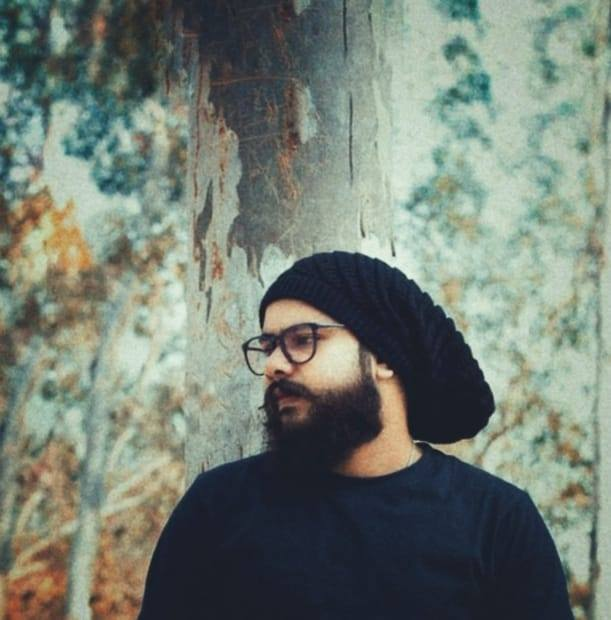
#> input picture images/dp.jpg, 611 x 620 px
$ python -i qz.py   (imports and definitions only)   (older library calls are emulated)
#> lines starting #> are read from the running program, lines starting #| are printed output that depends on the picture
### db.py
import mysql.connector

class DBhelper:
    def __init__(self):
        try:
            self.con=mysql.connector.connect(host='localhost',user='root',password='',database='quizapp')
            self.mycursor=self.con.cursor()
            print("Connected to DB")
        except Exception as e:
            print(e)

    # [69 lines left out: functions check_login, insert_user, quiz_set, fetch_questions, check_db, score_update and 1 more, not called in this run]


#obj=DBhelper()

### qz.py
from tkinter import *
import tkinter as tk
from db import  DBhelper
from tkinter import messagebox
from tkinter import filedialog
from PIL import Image,ImageTk
import time
import shutil, os

class quizapp:


    def __init__(self):
        self.db = DBhelper()
        self.root = Tk()

        self.root.title("My Quiz App")

        self.root.configure(background="#043CFA")

        self.root.minsize(1000,600)
        self.root.maxsize(1000,600)

        self.load_gui()

    def load_gui(self):
        self.clear()

        self.label1 = Label(self.root, text="Quiz App", fg="cyan", bg="#043CFA")
        self.label1.configure(font=("Times", 30, "bold"))
        self.label1.pack(pady=(10, 20))

        self.label2 = Label(self.root, text="Email", fg="white", bg="#043CFA")
        self.label2.configure(font=("Times", 20, "italic"))
        self.label2.pack(pady=(5, 5))

        self.emailinput = Entry(self.root)
        self.emailinput.configure(font=("Times",20,"italic"))
        self.emailinput.pack(pady=(0, 40), ipadx=40, ipady=5)

        self.label3 = Label(self.root, text="Password", fg="white", bg="#043CFA")
        self.label3.configure(font=("Times", 20, "italic"))
        self.label3.pack(pady=(0, 5))

        self.password = Entry(self.root)
        self.password.configure(font=("Times", 20, "italic"))
        self.password.pack(pady=(0, 20), ipadx=40, ipady=5)

        self.login = Button(self.root, text="Login", bg="white", command=lambda: self.log_in())
        self.login.configure(font=("Times", 20))
        self.login.pack(pady=(0, 50), ipadx=50, ipady=4)

        self.label4 = Label(self.root, text="Not Registered?", fg="white", bg="#043CFA")
        self.label4.configure(font=("Times", 20, "italic"))
        self.label4.pack(pady=(10, 5))

        self.register = Button(self.root, text="Sign up", bg="white", command=lambda: self.register_form())
        self.register.configure(font=("Times", 15))
        self.register.pack(pady=(5, 10), ipadx=30, ipady=4)

        self.root.mainloop()

    # [13 lines left out: function log_in, not called in this run]


    def load_user_details(self,mode=None):
        if mode==1:
            self.main_window(self.user_data,mode=1)


    def navbar(self,mode=None):

        menu = Menu(self.root)
        self.root.config(menu=menu)

        if mode==1:
            menu.add_command(label="My Profile", command=lambda: self.main_window(self.user_data,mode=1))
            menu.add_command(label="Show Leaderboard",command=lambda :self.leaders())
            menu.add_command(label="Logout", command=lambda: self.logout())
        if mode==2:
            menu.add_command(label="My Profile", command=lambda: self.main_window(self.user_data, mode=2))
            menu.add_command(label="Show Leaderboard", command=lambda: self.leaders())
            menu.add_command(label="Logout", command=lambda: self.logout())


    # [18 lines left out: functions leaders, logout, not called in this run]


    def main_window(self,data,mode=None):

        if mode==1:
            self.clear()

            self.navbar(mode=1)

            imageUrl = "images/{}".format(data[6])

            load = Image.open(imageUrl)
            load = load.resize((200,200), Image.ANTIALIAS)
            render = ImageTk.PhotoImage(load)

            img = Label(image=render)
            img.image = render
            img.pack()

            self.label1 = Label(self.root, text="Name: "+" "+data[1], fg="white", bg="#043CFA")
            self.label1.configure(font=("Times", 20, "bold"))
            self.label1.pack(pady=(20, 30))

            self.label2 = Label(self.root, text="College:  " + data[4], fg="white", bg="#043CFA")
            self.label2.configure(font=("Times", 15, "bold"))
            self.label2.pack(pady=(5, 30))


            self.label3 = Label(self.root, text="Date of Birth:  " + str(data[5]), fg="white", bg="#043CFA")
            self.label3.configure(font=("Times", 15, "bold"))
            self.label3.pack(pady=(5, 40))

            self.label4 = Label(self.root, text="Check your knowledge" , fg="#EAF4F4", bg="#043CFA")
            self.label4.configure(font=("Times", 20, "bold"))
            self.label4.pack(pady=(5,2))

            self.quiz=Button(self.root,text="Quiz",bg="#25F0D4",command=lambda: self.quiz_window(self.user_data,mode=1,index=1))
            self.quiz.configure(font=("Times",15,"italic"))
            self.quiz.pack(pady=(1,5),ipadx=20)

        else:
            self.clear()
            self.navbar(mode=1)

            imageUrl = "images/{}".format(data[6])

            load = Image.open(imageUrl)
            load = load.resize((200, 200), Image.ANTIALIAS)
            render = ImageTk.PhotoImage(load)

            img = Label(image=render)
            img.image = render
            img.pack()

            self.label1 = Label(self.root, text="Name: " + " " + data[1], fg="white", bg="#043CFA")
            self.label1.configure(font=("Times", 20, "bold"))
            self.label1.pack(pady=(20, 30))

            self.label2 = Label(self.root, text="College:  " + data[4], fg="white", bg="#043CFA")
            self.label2.configure(font=("Times", 15, "bold"))
            self.label2.pack(pady=(5, 30))

            self.label3 = Label(self.root, text="Date of Birth:  " + str(data[5]), fg="white", bg="#043CFA")
            self.label3.configure(font=("Times", 15, "bold"))
            self.label3.pack(pady=(5, 40))


    # [108 lines left out: function quiz_window, not called in this run]

    def recover(self,index=None):
        self.quiz_window(self.user_data,mode=2,index=index)


    # [125 lines left out: functions score, submit_btn, countdown, register_form, not called in this run]

    def upload_file(self):
        filename = filedialog.askopenfilename(initialdir="/images", title="Somrhting")
        self.filename.configure(text=filename)

    # [16 lines left out: function reg_submit, not called in this run]


    def clear(self):
        for i in self.root.pack_slaves():
            i.destroy()
        for i in self.root.place_slaves():
            i.destroy()

    # [5 lines left out: function q_clear, not called in this run]


obj=quizapp()

>>> import cv2
>>> picture = cv2.imread('images/dp.jpg', cv2.IMREAD_GRAYSCALE)
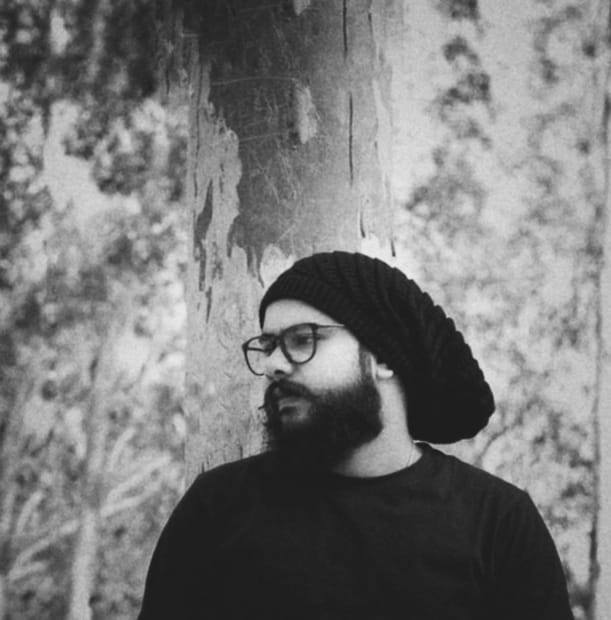
#> picture: shape (620, 611); min 21, max 244, mean 120.7
>>> result = quizapp().main_window(picture)
#> (the run stopped early here; a loop or call above may not have finished)
